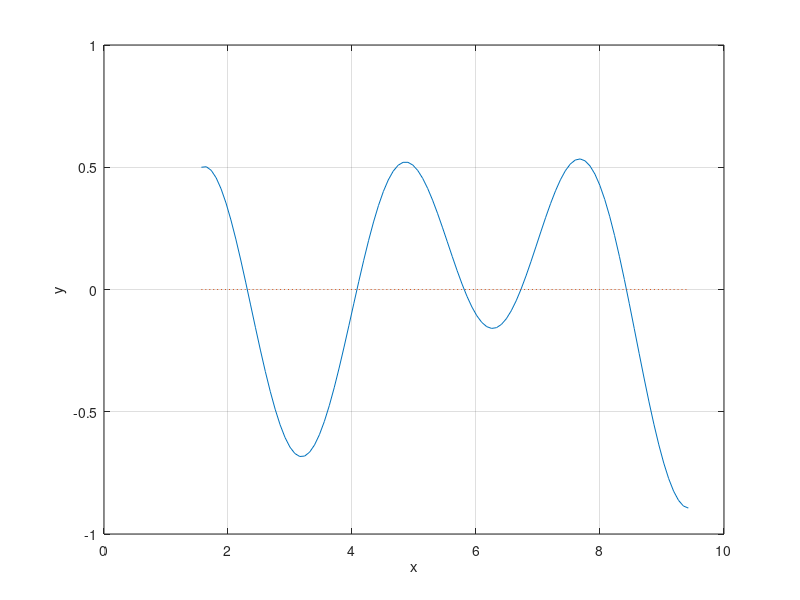

MATLAB code for this plot: (Note: this script raises an error after producing the figure.)
a=pi/2; b=3*pi;
m=100;
x=linspace(a,b,m);
f=('sin(x).*sin(x)+(0.5-(1./x)).*cos(x)-0.5');
plot(x,eval(f),x,0*x,':');
grid on
xlabel('x'); ylabel('y');
z=ginput(1);
[zr,fr]=fzero(f,z(1))
hold on
plot(zr,fr,'r*',z(1),z(2),'g*')
hold off
%% 
syms x
y = sin(x).*sin(x)+(0.5-(1./x)).*cos(x)-0.5;
a=solve(y)